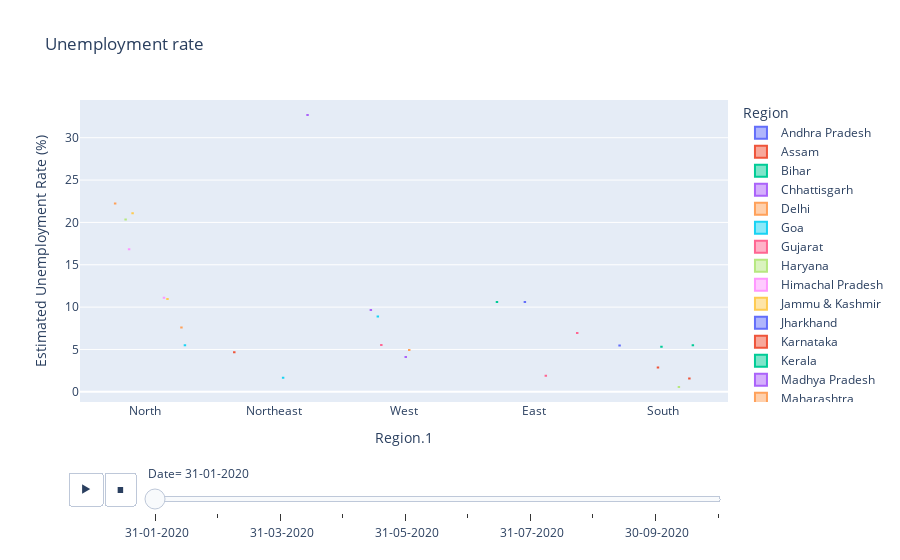

Write notebook code for a chart like this one.
### Code cell
# now we try to analyze data by using boxplot.

fg = px.box(pq,x='Region.1',y=' Estimated Unemployment Rate (%)',color='Region',title='Unemployment rate',animation_frame=' Date',template='plotly')
fg.update_layout(xaxis={'categoryorder':'total descending'})
fg.show()

### Figure 1 — Plotly figure (JSON) as saved in the notebook; plotly's stock layout.template omitted (floating-point values rounded to 4 significant figures)
{"data": [{"alignmentgroup": "True", "hovertemplate": "Region=Andhra Pradesh<br> Date= 31-01-2020<br>Region.1=%{x}<br> Estimated Unemployment Rate (%)=%{y}<extra></extra>", "legendgroup": "Andhra Pradesh", "marker": {"color": "#636efa"}, "name": "Andhra Pradesh", "notched": false, "offsetgroup": "Andhra Pradesh", "orientation": "v", "showlegend": true, "type": "box", "x": ["South"], "x0": " ", "xaxis": "x", "y": [5.48], "y0": " ", "yaxis": "y"}, {"alignmentgroup": "True", "hovertemplate": "Region=Assam<br> Date= 31-01-2020<br>Region.1=%{x}<br> Estimated Unemployment Rate (%)=%{y}<extra></extra>", "legendgroup": "Assam", "marker": {"color": "#EF553B"}, "name": "Assam", "notched": false, "offsetgroup": "Assam", "orientation": "v", "showlegend": true, "type": "box", "x": ["Northeast"], "x0": " ", "xaxis": "x", "y": [4.66], "y0": " ", "yaxis": "y"}, {"alignmentgroup": "True", "hovertemplate": "Region=Bihar<br> Date= 31-01-2020<br>Region.1=%{x}<br> Estimated Unemployment Rate (%)=%{y}<extra></extra>", "legendgroup": "Bihar", "marker": {"color": "#00cc96"}, "name": "Bihar", "notched": false, "offsetgroup": "Bihar", "orientation": "v", "showlegend": true, "type": "box", "x": ["East"], "x0": " ", "xaxis": "x", "y": [10.61], "y0": " ", "yaxis": "y"}, {"alignmentgroup": "True", "hovertemplate": "Region=Chhattisgarh<br> Date= 31-01-2020<br>Region.1=%{x}<br> Estimated Unemployment Rate (%)=%{y}<extra></extra>", "legendgroup": "Chhattisgarh", "marker": {"color": "#ab63fa"}, "name": "Chhattisgarh", "notched": false, "offsetgroup": "Chhattisgarh", "orientation": "v", "showlegend": true, "type": "box", "x": ["West"], "x0": " ", "xaxis": "x", "y": [9.65], "y0": " ", "yaxis": "y"}, {"alignmentgroup": "True", "hovertemplate": "Region=Delhi<br> Date= 31-01-2020<br>Region.1=%{x}<br> Estimated Unemployment Rate (%)=%{y}<extra></extra>", "legendgroup": "Delhi", "marker": {"color": "#FFA15A"}, "name": "Delhi", "notched": false, "offsetgroup": "Delhi", "orientation": "v", "showlegend": true, "type": "box", "x": ["North"], "x0": " ", "xaxis": "x", "y": [22.23], "y0": " ", "yaxis": "y"}, {"alignmentgroup": "True", "hovertemplate": "Region=Goa<br> Date= 31-01-2020<br>Region.1=%{x}<br> Estimated Unemployment Rate (%)=%{y}<extra></extra>", "legendgroup": "Goa", "marker": {"color": "#19d3f3"}, "name": "Goa", "notched": false, "offsetgroup": "Goa", "orientation": "v", "showlegend": true, "type": "box", "x": ["West"], "x0": " ", "xaxis": "x", "y": [8.89], "y0": " ", "yaxis": "y"}, {"alignmentgroup": "True", "hovertemplate": "Region=Gujarat<br> Date= 31-01-2020<br>Region.1=%{x}<br> Estimated Unemployment Rate (%)=%{y}<extra></extra>", "legendgroup": "Gujarat", "marker": {"color": "#FF6692"}, "name": "Gujarat", "notched": false, "offsetgroup": "Gujarat", "orientation": "v", "showlegend": true, "type": "box", "x": ["West"], "x0": " ", "xaxis": "x", "y": [5.54], "y0": " ", "yaxis": "y"}, {"alignmentgroup": "True", "hovertemplate": "Region=Haryana<br> Date= 31-01-2020<br>Region.1=%{x}<br> Estimated Unemployment Rate (%)=%{y}<extra></extra>", "legendgroup": "Haryana", "marker": {"color": "#B6E880"}, "name": "Haryana", "notched": false, "offsetgroup": "Haryana", "orientation": "v", "showlegend": true, "type": "box", "x": ["North"], "x0": " ", "xaxis": "x", "y": [20.34], "y0": " ", "yaxis": "y"}, {"alignmentgroup": "True", "hovertemplate": "Region=Himachal Pradesh<br> Date= 31-01-2020<br>Region.1=%{x}<br> Estimated Unemployment Rate (%)=%{y}<extra></extra>", "legendgroup": "Himachal Pradesh", "marker": {"color": "#FF97FF"}, "name": "Himachal Pradesh", "notched": false, "offsetgroup": "Himachal Pradesh", "orientation": "v", "showlegend": true, "type": "box", "x": ["North"], "x0": " ", "xaxis": "x", "y": [16.83], "y0": " ", "yaxis": "y"}, {"alignmentgroup": "True", "hovertemplate": "Region=Jammu & Kashmir<br> Date= 31-01-2020<br>Region.1=%{x}<br> Estimated Unemployment Rate (%)=%{y}<extra></extra>", "legendgroup": "Jammu & Kashmir", "marker": {"color": "#FECB52"}, "name": "Jammu & Kashmir", "notched": false, "offsetgroup": "Jammu & Kashmir", "orientation": "v", "showlegend": true, "type": "box", "x": ["North"], "x0": " ", "xaxis": "x", "y": [21.08], "y0": " ", "yaxis": "y"}, {"alignmentgroup": "True", "hovertemplate": "Region=Jharkhand<br> Date= 31-01-2020<br>Region.1=%{x}<br> Estimated Unemployment Rate (%)=%{y}<extra></extra>", "legendgroup": "Jharkhand", "marker": {"color": "#636efa"}, "name": "Jharkhand", "notched": false, "offsetgroup": "Jharkhand", "orientation": "v", "showlegend": true, "type": "box", "x": ["East"], "x0": " ", "xaxis": "x", "y": [10.61], "y0": " ", "yaxis": "y"}, {"alignmentgroup": "True", "hovertemplate": "Region=Karnataka<br> Date= 31-01-2020<br>Region.1=%{x}<br> Estimated Unemployment Rate (%)=%{y}<extra></extra>", "legendgroup": "Karnataka", "marker": {"color": "#EF553B"}, "name": "Karnataka", "notched": false, "offsetgroup": "Karnataka", "orientation": "v", "showlegend": true, "type": "box", "x": ["South"], "x0": " ", "xaxis": "x", "y": [2.86], "y0": " ", "yaxis": "y"}, {"alignmentgroup": "True", "hovertemplate": "Region=Kerala<br> Date= 31-01-2020<br>Region.1=%{x}<br> Estimated Unemployment Rate (%)=%{y}<extra></extra>", "legendgroup": "Kerala", "marker": {"color": "#00cc96"}, "name": "Kerala", "notched": false, "offsetgroup": "Kerala", "orientation": "v", "showlegend": true, "type": "box", "x": ["South"], "x0": " ", "xaxis": "x", "y": [5.31], "y0": " ", "yaxis": "y"}, {"alignmentgroup": "True", "hovertemplate": "Region=Madhya Pradesh<br> Date= 31-01-2020<br>Region.1=%{x}<br> Estimated Unemployment Rate (%)=%{y}<extra></extra>", "legendgroup": "Madhya Pradesh", "marker": {"color": "#ab63fa"}, "name": "Madhya Pradesh", "notched": false, "offsetgroup": "Madhya Pradesh", "orientation": "v", "showlegend": true, "type": "box", "x": ["West"], "x0": " ", "xaxis": "x", "y": [4.11], "y0": " ", "yaxis": "y"}, {"alignmentgroup": "True", "hovertemplate": "Region=Maharashtra<br> Date= 31-01-2020<br>Region.1=%{x}<br> Estimated Unemployment Rate (%)=%{y}<extra></extra>", "legendgroup": "Maharashtra", "marker": {"color": "#FFA15A"}, "name": "Maharashtra", "notched": false, "offsetgroup": "Maharashtra", "orientation": "v", "showlegend": true, "type": "box", "x": ["West"], "x0": " ", "xaxis": "x", "y": [4.95], "y0": " ", "yaxis": "y"}, {"alignmentgroup": "True", "hovertemplate": "Region=Meghalaya<br> Date= 31-01-2020<br>Region.1=%{x}<br> Estimated Unemployment Rate (%)=%{y}<extra></extra>", "legendgroup": "Meghalaya", "marker": {"color": "#19d3f3"}, "name": "Meghalaya", "notched": false, "offsetgroup": "Meghalaya", "orientation": "v", "showlegend": true, "type": "box", "x": ["Northeast"], "x0": " ", "xaxis": "x", "y": [1.66], "y0": " ", "yaxis": "y"}, {"alignmentgroup": "True", "hovertemplate": "Region=Odisha<br> Date= 31-01-2020<br>Region.1=%{x}<br> Estimated Unemployment Rate (%)=%{y}<extra></extra>", "legendgroup": "Odisha", "marker": {"color": "#FF6692"}, "name": "Odisha", "notched": false, "offsetgroup": "Odisha", "orientation": "v", "showlegend": true, "type": "box", "x": ["East"], "x0": " ", "xaxis": "x", "y": [1.9], "y0": " ", "yaxis": "y"}, {"alignmentgroup": "True", "hovertemplate": "Region=Puducherry<br> Date= 31-01-2020<br>Region.1=%{x}<br> Estimated Unemployment Rate (%)=%{y}<extra></extra>", "legendgroup": "Puducherry", "marker": {"color": "#B6E880"}, "name": "Puducherry", "notched": false, "offsetgroup": "Puducherry", "orientation": "v", "showlegend": true, "type": "box", "x": ["South"], "x0": " ", "xaxis": "x", "y": [0.58], "y0": " ", "yaxis": "y"}, {"alignmentgroup": "True", "hovertemplate": "Region=Punjab<br> Date= 31-01-2020<br>Region.1=%{x}<br> Estimated Unemployment Rate (%)=%{y}<extra></extra>", "legendgroup": "Punjab", "marker": {"color": "#FF97FF"}, "name": "Punjab", "notched": false, "offsetgroup": "Punjab", "orientation": "v", "showlegend": true, "type": "box", "x": ["North"], "x0": " ", "xaxis": "x", "y": [11.11], "y0": " ", "yaxis": "y"}, {"alignmentgroup": "True", "hovertemplate": "Region=Rajasthan<br> Date= 31-01-2020<br>Region.1=%{x}<br> Estimated Unemployment Rate (%)=%{y}<extra></extra>", "legendgroup": "Rajasthan", "marker": {"color": "#FECB52"}, "name": "Rajasthan", "notched": false, "offsetgroup": "Rajasthan", "orientation": "v", "showlegend": true, "type": "box", "x": ["North"], "x0": " ", "xaxis": "x", "y": [10.97], "y0": " ", "yaxis": "y"}, {"alignmentgroup": "True", "hovertemplate": "Region=Tamil Nadu<br> Date= 31-01-2020<br>Region.1=%{x}<br> Estimated Unemployment Rate (%)=%{y}<extra></extra>", "legendgroup": "Tamil Nadu", "marker": {"color": "#EF553B"}, "name": "Tamil Nadu", "notched": false, "offsetgroup": "Tamil Nadu", "orientation": "v", "showlegend": true, "type": "box", "x": ["South"], "x0": " ", "xaxis": "x", "y": [1.57], "y0": " ", "yaxis": "y"}, {"alignmentgroup": "True", "hovertemplate": "Region=Telangana<br> Date= 31-01-2020<br>Region.1=%{x}<br> Estimated Unemployment Rate (%)=%{y}<extra></extra>", "legendgroup": "Telangana", "marker": {"color": "#00cc96"}, "name": "Telangana", "notched": false, "offsetgroup": "Telangana", "orientation": "v", "showlegend": true, "type": "box", "x": ["South"], "x0": " ", "xaxis": "x", "y": [5.49], "y0": " ", "yaxis": "y"}, {"alignmentgroup": "True", "hovertemplate": "Region=Tripura<br> Date= 31-01-2020<br>Region.1=%{x}<br> Estimated Unemployment Rate (%)=%{y}<extra></extra>", "legendgroup": "Tripura", "marker": {"color": "#ab63fa"}, "name": "Tripura", "notched": false, "offsetgroup": "Tripura", "orientation": "v", "showlegend": true, "type": "box", "x": ["Northeast"], "x0": " ", "xaxis": "x", "y": [32.67], "y0": " ", "yaxis": "y"}, {"alignmentgroup": "True", "hovertemplate": "Region=Uttar Pradesh<br> Date= 31-01-2020<br>Region.1=%{x}<br> Estimated Unemployment Rate (%)=%{y}<extra></extra>", "legendgroup": "Uttar Pradesh", "marker": {"color": "#FFA15A"}, "name": "Uttar Pradesh", "notched": false, "offsetgroup": "Uttar Pradesh", "orientation": "v", "showlegend": true, "type": "box", "x": ["North"], "x0": " ", "xaxis": "x", "y": [7.58], "y0": " ", "yaxis": "y"}, {"alignmentgroup": "True", "hovertemplate": "Region=Uttarakhand<br> Date= 31-01-2020<br>Region.1=%{x}<br> Estimated Unemployment Rate (%)=%{y}<extra></extra>", "legendgroup": "Uttarakhand", "marker": {"color": "#19d3f3"}, "name": "Uttarakhand", "notched": false, "offsetgroup": "Uttarakhand", "orientation": "v", "showlegend": true, "type": "box", "x": ["North"], "x0": " ", "xaxis": "x", "y": [5.49], "y0": " ", "yaxis": "y"}, {"alignmentgroup": "True", "hovertemplate": "Region=West Bengal<br> Date= 31-01-2020<br>Region.1=%{x}<br> Estimated Unemployment Rate (%)=%{y}<extra></extra>", "legendgroup": "West Bengal", "marker": {"color": "#FF6692"}, "name": "West Bengal", "notched": false, "offsetgroup": "West Bengal", "orientation": "v", "showlegend": true, "type": "box", "x": ["East"], "x0": " ", "xaxis": "x", "y": [6.94], "y0": " ", "yaxis": "y"}], "layout": {"boxmode": "group", "legend": {"title": {"text": "Region"}, "tracegroupgap": 0}, "sliders": [{"active": 0, "currentvalue": {"prefix": " Date="}, "len": 0.9, "pad": {"b": 10, "t": 60}, "steps": [{"args": [[" 31-01-2020"], {"frame": {"duration": 0, "redraw": true}, "fromcurrent": true, "mode": "immediate", "transition": {"duration": 0, "easing": "linear"}}], "label": " 31-01-2020", "method": "animate"}, {"args": [[" 29-02-2020"], {"frame": {"duration": 0, "redraw": true}, "fromcurrent": true, "mode": "immediate", "transition": {"duration": 0, "easing": "linear"}}], "label": " 29-02-2020", "method": "animate"}, {"args": [[" 31-03-2020"], {"frame": {"duration": 0, "redraw": true}, "fromcurrent": true, "mode": "immediate", "transition": {"duration": 0, "easing": "linear"}}], "label": " 31-03-2020", "method": "animate"}, {"args": [[" 30-04-2020"], {"frame": {"duration": 0, "redraw": true}, "fromcurrent": true, "mode": "immediate", "transition": {"duration": 0, "easing": "linear"}}], "label": " 30-04-2020", "method": "animate"}, {"args": [[" 31-05-2020"], {"frame": {"duration": 0, "redraw": true}, "fromcurrent": true, "mode": "immediate", "transition": {"duration": 0, "easing": "linear"}}], "label": " 31-05-2020", "method": "animate"}, {"args": [[" 30-06-2020"], {"frame": {"duration": 0, "redraw": true}, "fromcurrent": true, "mode": "immediate", "transition": {"duration": 0, "easing": "linear"}}], "label": " 30-06-2020", "method": "animate"}, {"args": [[" 31-07-2020"], {"frame": {"duration": 0, "redraw": true}, "fromcurrent": true, "mode": "immediate", "transition": {"duration": 0, "easing": "linear"}}], "label": " 31-07-2020", "method": "animate"}, {"args": [[" 31-08-2020"], {"frame": {"duration": 0, "redraw": true}, "fromcurrent": true, "mode": "immediate", "transition": {"duration": 0, "easing": "linear"}}], "label": " 31-08-2020", "method": "animate"}, {"args": [[" 30-09-2020"], {"frame": {"duration": 0, "redraw": true}, "fromcurrent": true, "mode": "immediate", "transition": {"duration": 0, "easing": "linear"}}], "label": " 30-09-2020", "method": "animate"}, {"args": [[" 31-10-2020"], {"frame": {"duration": 0, "redraw": true}, "fromcurrent": true, "mode": "immediate", "transition": {"duration": 0, "easing": "linear"}}], "label": " 31-10-2020", "method": "animate"}], "x": 0.1, "xanchor": "left", "y": 0, "yanchor": "top"}], "title": {"text": "Unemployment rate"}, "updatemenus": [{"buttons": [{"args": [null, {"frame": {"duration": 500, "redraw": true}, "fromcurrent": true, "mode": "immediate", "transition": {"duration": 500, "easing": "linear"}}], "label": "&#9654;", "method": "animate"}, {"args": [[null], {"frame": {"duration": 0, "redraw": true}, "fromcurrent": true, "mode": "immediate", "transition": {"duration": 0, "easing": "linear"}}], "label": "&#9724;", "method": "animate"}], "direction": "left", "pad": {"r": 10, "t": 70}, "showactive": false, "type": "buttons", "x": 0.1, "xanchor": "right", "y": 0, "yanchor": "top"}], "xaxis": {"anchor": "y", "categoryorder": "total descending", "domain": [0, 1], "title": {"text": "Region.1"}}, "yaxis": {"anchor": "x", "domain": [0, 1], "title": {"text": " Estimated Unemployment Rate (%)"}}}}
